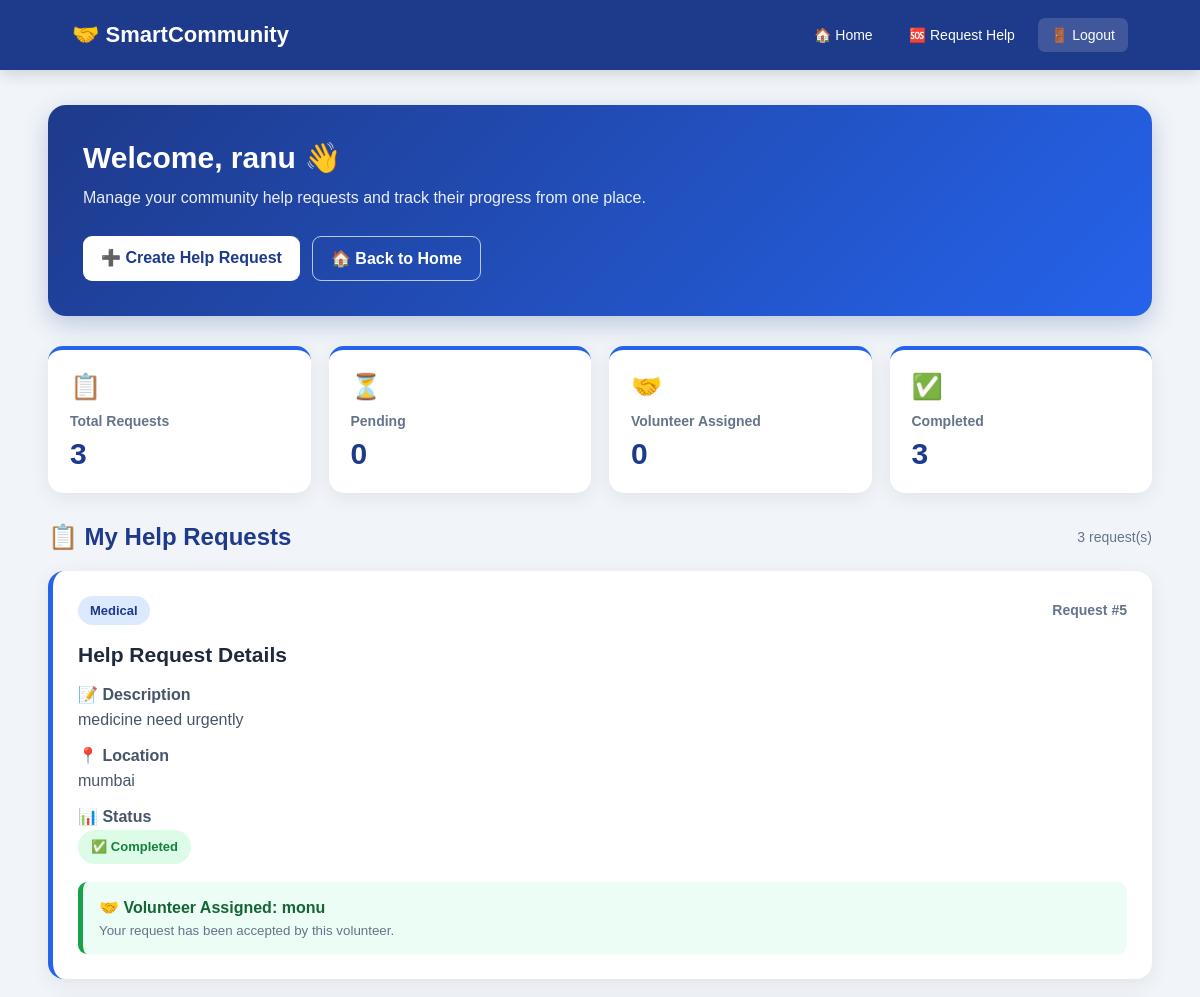
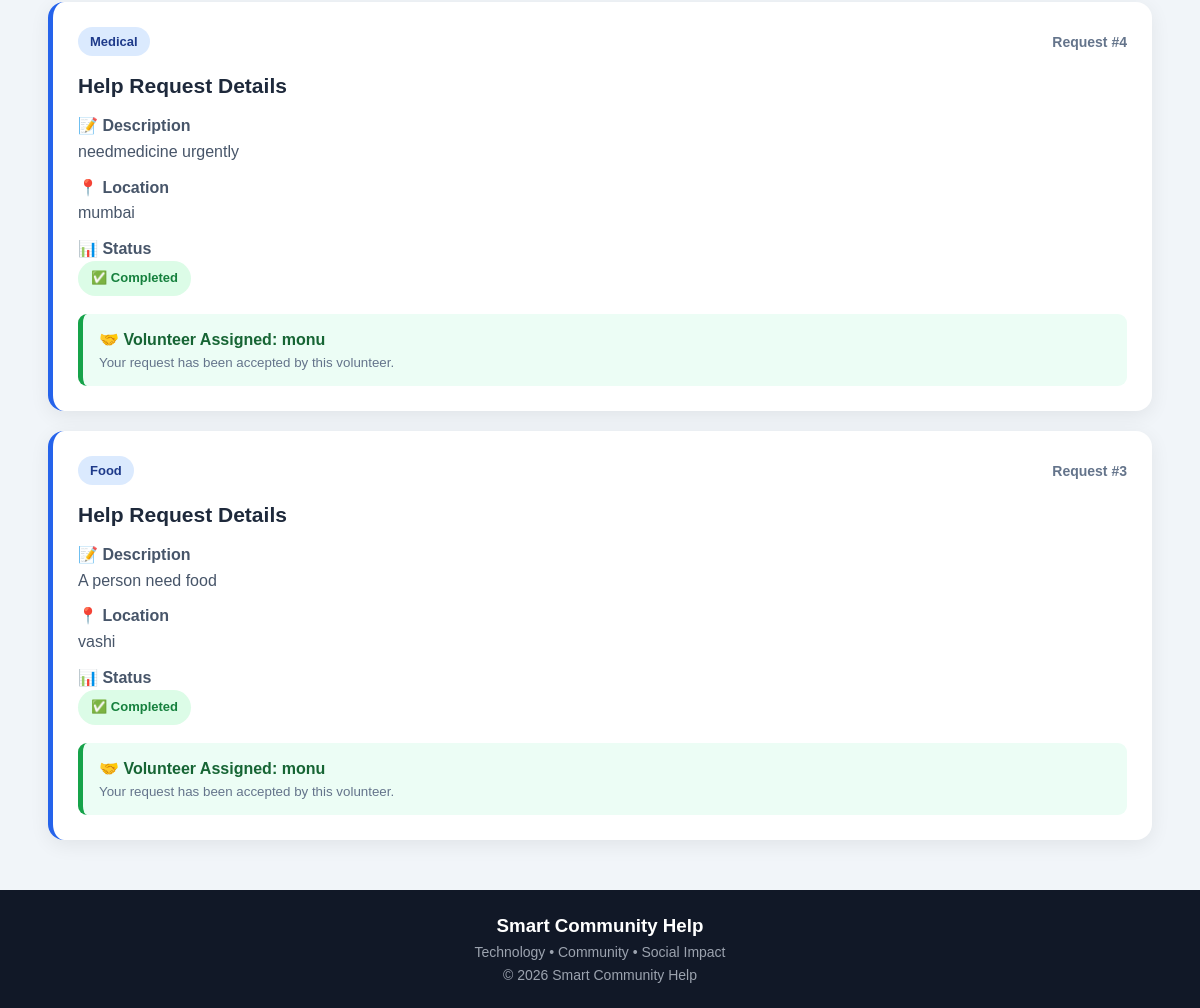
The app's page /dashboard (signed in) with its own data (2 pictures, top to bottom).
### tables this page shows
CREATE TABLE help_requests (
            id INTEGER PRIMARY KEY AUTOINCREMENT,
            user_id INTEGER,
            category TEXT NOT NULL,
            description TEXT NOT NULL,
            location TEXT NOT NULL,
            status TEXT DEFAULT 'Pending',
            volunteer_id INTEGER
        );

CREATE TABLE users (
            id INTEGER PRIMARY KEY AUTOINCREMENT,
            name TEXT NOT NULL,
            email TEXT UNIQUE NOT NULL,
            password TEXT NOT NULL,
            role TEXT NOT NULL
        );

### app.py (the view)
@app.route("/dashboard")
def dashboard():
    if "user_id" not in session:
        return redirect(url_for("login"))
    conn = get_db()
    requests_data = conn.execute("""
        SELECT
            help_requests.*,
            volunteer.name AS volunteer_name
        FROM help_requests
        LEFT JOIN users AS volunteer
        ON help_requests.volunteer_id = volunteer.id
        WHERE help_requests.user_id = ?
        ORDER BY help_requests.id DESC
    """, (
        session["user_id"],
    )).fetchall()
    conn.close()
    return render_template(
        "dashboard.html",
        requests=requests_data
    )

### app.py (called while the page is built)
def get_db():
    conn = sqlite3.connect(DATABASE)
    conn.row_factory = sqlite3.Row
    return conn

### templates/dashboard.html (shortened to what this page needs)
<!DOCTYPE html>
<html lang="en">
<head>
</head>
<body>
<nav>
    <h2>🤝 SmartCommunity</h2>
    <div class="nav-links">
        <a href="/">
            🏠 Home
        </a>
        <a href="/request-help">
            🆘 Request Help
        </a>
        <a href="/logout" class="logout">
            🚪 Logout
        </a>
    </div>
</nav>
<div class="container">
    <div class="welcome">
        <h1>
            Welcome, {{ session.get("name") }} 👋
        </h1>
        <p>
            Manage your community help requests and track
            their progress from one place.
        </p>
        <div class="buttons">
            <a href="/request-help" class="btn">
                ➕ Create Help Request
            </a>
            <a href="/" class="btn-outline">
                🏠 Back to Home
            </a>
        </div>
    </div>
    {% set total = requests|length %}
    {% set pending = requests|selectattr("status", "equalto", "Pending")|list|length %}
    {% set assigned = requests|selectattr("status", "equalto", "Volunteer Assigned")|list|length %}
    {% set completed = requests|selectattr("status", "equalto", "Completed")|list|length %}
    <div class="summary">
        <div class="summary-card">
            <div class="summary-icon">
                📋
            </div>
            <h3>
                Total Requests
            </h3>
            <div class="summary-number">
                {{ total }}
            </div>
        </div>
        <div class="summary-card">
            <div class="summary-icon">
                ⏳
            </div>
            <h3>
                Pending
            </h3>
            <div class="summary-number">
                {{ pending }}
            </div>
        </div>
        <div class="summary-card">
            <div class="summary-icon">
                🤝
            </div>
            <h3>
                Volunteer Assigned
            </h3>
            <div class="summary-number">
                {{ assigned }}
            </div>
        </div>
        <div class="summary-card">
            <div class="summary-icon">
                ✅
            </div>
            <h3>
                Completed
            </h3>
            <div class="summary-number">
                {{ completed }}
            </div>
        </div>
    </div>
    <div class="section-title">
        <h2>
            📋 My Help Requests
        </h2>
        <span>
            {{ total }} request(s)
        </span>
    </div>
    {% if requests %}
        {% for item in requests %}
        <div class="request-card">
            <div class="request-top">
                <span class="category">
                    {{ item["category"] }}
                </span>
                <span class="request-id">
                    Request #{{ item["id"] }}
                </span>
            </div>
            <h2>
                Help Request Details
            </h2>
            <p>
                <strong>📝 Description</strong><br>
                {{ item["description"] }}
            </p>
            <p>
                <strong>📍 Location</strong><br>
                {{ item["location"] }}
            </p>
            <p>
                <strong>📊 Status</strong><br>
                {% if item["status"] == "Pending" %}
                    <span class="status pending">
                        ⏳ Pending
                    </span>
                {% elif item["status"] == "Volunteer Assigned" %}
                    <span class="status assigned">
                        🤝 Volunteer Assigned
                    </span>
                {% elif item["status"] == "Completed" %}
                    <span class="status completed">
                        ✅ Completed
                    </span>
                {% else %}
                    <span class="status">
                        {{ item["status"] }}
                    </span>
                {% endif %}
            </p>
            {% if item["volunteer_name"] %}
                <div class="volunteer-box">
                    <strong>
                        🤝 Volunteer Assigned:
                        {{ item["volunteer_name"] }}
                    </strong>
                    <small>
                        Your request has been accepted by this volunteer.
                    </small>
                </div>
            {% endif %}
        </div>
        {% endfor %}
    {% endif %}
</div>
<footer>
    <h3>
        Smart Community Help
    </h3>
    <p>
        Technology • Community • Social Impact
    </p>
    <p>
        © 2026 Smart Community Help
    </p>
</footer>
</body>
</html>

### templates/dashboard.html (style rules this page uses)
* { box-sizing: border-box; margin: 0; padding: 0; font-family: Arial, sans-serif; }
body { background: #f1f5f9; color: #1e293b; }
nav { background: #1e3a8a; color: white; padding: 18px 6%; display: flex; justify-content: space-between; align-items: center; box-shadow: 0 4px 15px rgba(0,0,0,0.15); }
nav h2 { font-size: 22px; }
.nav-links { display: flex; gap: 10px; align-items: center; }
nav a { color: white; text-decoration: none; padding: 9px 13px; border-radius: 7px; font-size: 14px; }
.logout { background: rgba(255,255,255,0.15); }
.container { width: 92%; max-width: 1250px; margin: 35px auto; }
.welcome { background: linear-gradient(135deg, #1e3a8a, #2563eb); color: white; padding: 35px; border-radius: 18px; margin-bottom: 30px; box-shadow: 0 8px 25px rgba(30,58,138,0.25); }
.welcome h1 { font-size: 30px; margin-bottom: 10px; }
.welcome p { opacity: 0.9; line-height: 1.6; }
.buttons { margin-top: 25px; display: flex; gap: 12px; flex-wrap: wrap; }
.btn { display: inline-block; background: white; color: #1e3a8a; text-decoration: none; padding: 12px 18px; border-radius: 9px; font-weight: bold; }
.btn-outline { display: inline-block; border: 1px solid rgba(255,255,255,0.7); color: white; text-decoration: none; padding: 12px 18px; border-radius: 9px; font-weight: bold; }
.summary { display: grid; grid-template-columns: repeat(4, 1fr); gap: 18px; margin-bottom: 30px; }
.summary-card { background: white; padding: 22px; border-radius: 15px; box-shadow: 0 5px 20px rgba(0,0,0,0.07); border-top: 4px solid #2563eb; }
.summary-icon { font-size: 25px; margin-bottom: 12px; }
.summary-card h3 { font-size: 14px; color: #64748b; margin-bottom: 8px; }
.summary-number { font-size: 30px; font-weight: bold; color: #1e3a8a; }
.section-title { display: flex; justify-content: space-between; align-items: center; margin-bottom: 20px; }
.section-title h2 { color: #1e3a8a; }
.section-title span { color: #64748b; font-size: 14px; }
.request-card { background: white; padding: 25px; border-radius: 16px; margin-bottom: 20px; box-shadow: 0 5px 20px rgba(0,0,0,0.07); border-left: 5px solid #2563eb; }
.request-top { display: flex; justify-content: space-between; align-items: center; gap: 15px; margin-bottom: 18px; }
.category { display: inline-block; background: #dbeafe; color: #1e3a8a; padding: 7px 12px; border-radius: 20px; font-weight: bold; font-size: 13px; }
.request-id { color: #64748b; font-size: 14px; font-weight: bold; }
.request-card h2 { color: #1e293b; margin-bottom: 15px; font-size: 21px; }
.request-card p { margin: 10px 0; line-height: 1.6; color: #475569; }
.status { display: inline-block; padding: 7px 13px; border-radius: 20px; font-size: 13px; font-weight: bold; }
.completed { background: #dcfce7; color: #15803d; }
.volunteer-box { background: #ecfdf5; border-left: 5px solid #16a34a; padding: 16px; margin-top: 18px; border-radius: 9px; }
.volunteer-box strong { color: #166534; }
.volunteer-box small { display: block; color: #64748b; margin-top: 6px; }
footer { margin-top: 50px; background: #111827; color: white; text-align: center; padding: 25px; }
footer p { color: #9ca3af; margin-top: 7px; font-size: 14px; }

### records on screen
help_requests: category "Medical", id "5", description "medicine need urgently", location "mumbai", status "✅ Completed", volunteer_name "monu"
help_requests: category "Medical", id "4", description "needmedicine urgently", location "mumbai", status "✅ Completed", volunteer_name "monu"
help_requests: category "Food", id "3", description "A person need food", location "vashi", status "✅ Completed", volunteer_name "monu"

### other values on screen
{{ session.get("name") }} "ranu"
{{ total }} "3"
{{ pending }} "0"
{{ assigned }} "0"
{{ completed }} "3"
